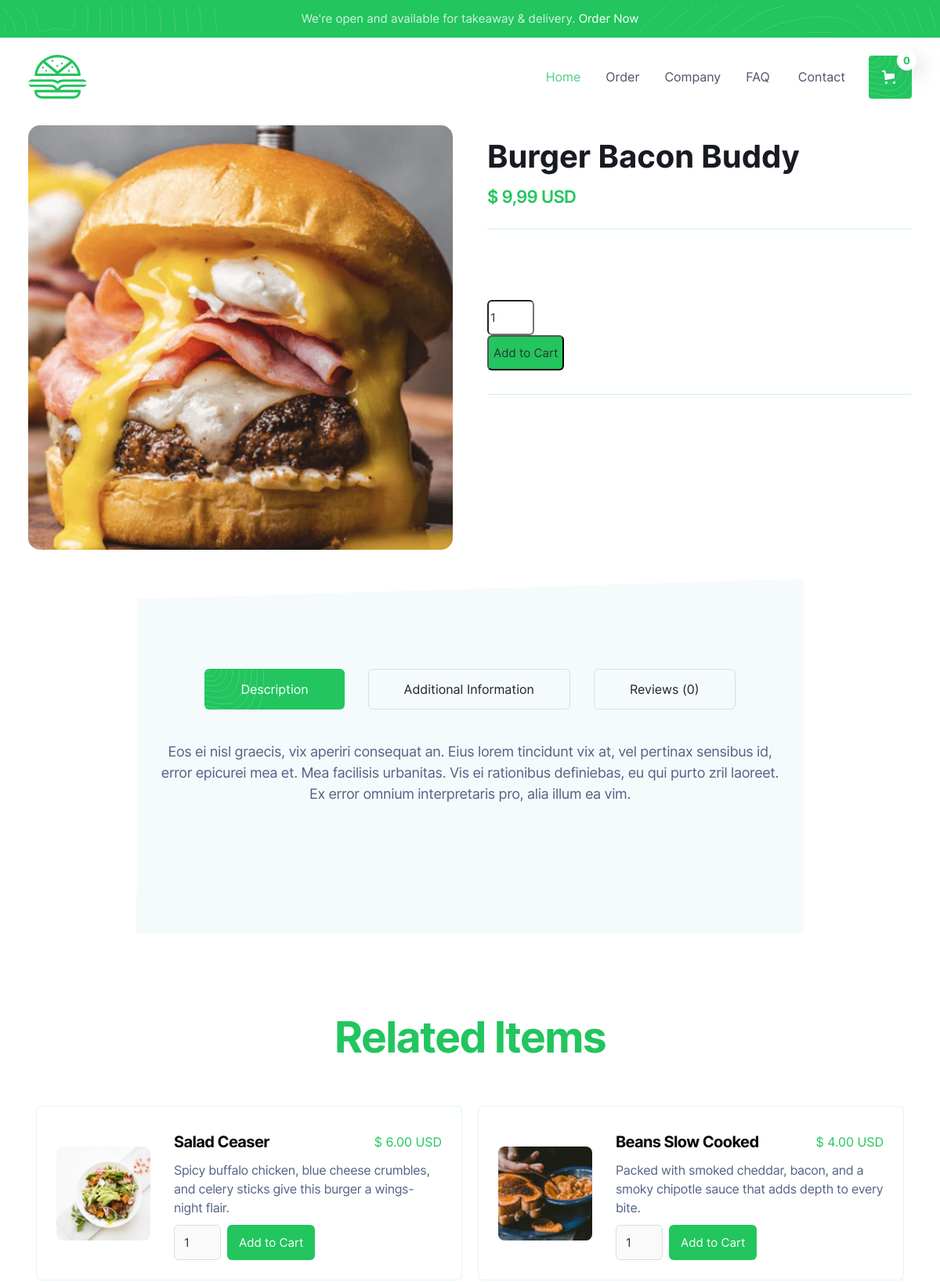
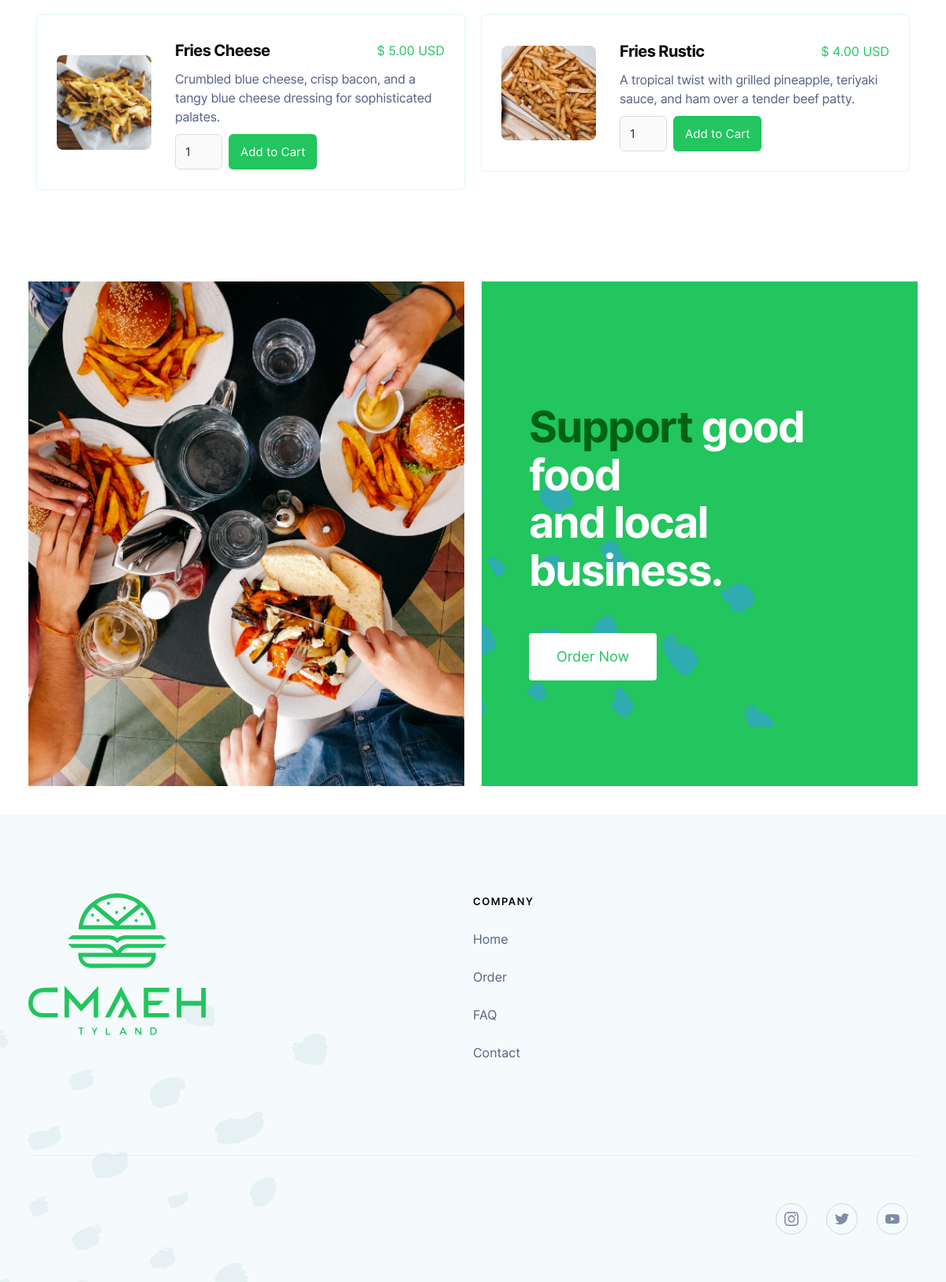
/product/burger-bacon-buddy, run on the app's committed database (2 pictures, top to bottom).
### core/models.py (models this page shows, shortened)
class Product(models.Model):
  BURGER = 'burgers'
  SIDE = 'sides'
  DRINK = 'drinks'
  CATEGORY_CHOICES = [
    (BURGER, 'Burgers'),
    (SIDE, 'Sides'),
    (DRINK, 'Drinks'),
  ]
  title = models.CharField(max_length=100)
  subtitle = models.CharField(max_length=200,  blank=True)
  price = models.DecimalField(max_digits=10, decimal_places=2)
  description = models.TextField()
  is_featured = models.BooleanField(default=False)
  slug = AutoSlugField(populate_from='title', unique=True, blank=True)
  image = models.ImageField(null=True)
  category = models.CharField(null=True,max_length=100, choices=CATEGORY_CHOICES)
  additional_info = models.TextField(blank=True)
  created_at = models.DateTimeField(auto_now_add=True)
  updated_at = models.DateTimeField(auto_now=True)

### core/views.py (the view)
# urls.py: path('product/<slug:slug>', views.ProductView.as_view(), name='product_details'),
class ProductView(DetailView):
    model = Product
    context_object_name = 'product'
    template_name = "core/product.html"
    def get_context_data(self, **kwargs):
        context = super().get_context_data(**kwargs)
        return context

### core/templates/core/product.html (shortened to what this page needs)
{% extends 'core/base.html' %} {% load static %}  {% block content %}
<div class="content-section-short reduce-m">
    <div class="container">
        <div class="w-layout-grid product-grid">
            <div class="product-image-wrapper">
                <img data-wf-sku-bindings="%5B%7B%22from%22%3A%22f_main_image_4dr%22%2C%22to%22%3A%22src%22%7D%5D" src="{% static 'media/' %}{{product.image}}" alt="Beans Slow Cooked" class="product-image" />
            </div>
            <div class="product-content">
                <h3>{{product.title}}</h3>
                <div data-wf-sku-bindings="%5B%7B%22from%22%3A%22f_price_%22%2C%22to%22%3A%22innerHTML%22%7D%5D" class="price-text">$ {{product.price}} USD</div>
                <div class="plain-line"></div>
                <div class="full-details w-richtext">
                </div>
                <div>
                    <form method="post" action="/add_to_cart/{{ product.id }}/">
                        <input type="number" pattern="^[0-9]+$" inputMode="numeric" id="quantity-{{ product.id }}" name="quantity" min="1" class="quantity" value="1">
                        <input type="submit" class="order-button" value="Add to Cart">
                    </form>
                </div>
                <div class="plain-line"></div>
            </div>
        </div>
    </div>
</div>
<div class="content-section-bg">
    <div class="container-tight">
        <div data-duration-in="300" data-duration-out="100" data-current="Tab 1" data-easing="ease" class="w-tabs">
            <div class="tab-menu w-tab-menu">
                <a data-w-tab="Tab 1" class="tab-link-round w-inline-block w-tab-link w--current">
                    <div>Description</div>
                </a>
                <a data-w-tab="Tab 2" class="tab-link-round w-inline-block w-tab-link">
                    <div>Additional Information</div>
                </a>
                <a data-w-tab="Tab 3" class="tab-link-round w-inline-block w-tab-link">
                    <div>Reviews (0)</div>
                </a>
            </div>
            <div class="w-tab-content">
                <div data-w-tab="Tab 1" class="w-tab-pane w--tab-active">
                    <div class="additional-details w-richtext">
                        <p>{{product.description}}</p>
                    </div>
                </div>
            </div>
        </div>
    </div>
</div>
<div class="content-section-short">
    <div class="container">
        <div class="title-wrap-centre">
            <h2>Related Items</h2>
        </div>
        <div class="w-dyn-list">
            <div role="list" class="w-dyn-items w-row">
                <div role="listitem" class="menu-item w-dyn-item w-col w-col-6">
                    <div class="food-card">
                        <a href="/product/salad-ceaser" class="food-image-square w-inline-block"><img alt="" data-wf-sku-bindings="%5B%7B%22from%22%3A%22f_main_image_4dr%22%2C%22to%22%3A%22src%22%7D%5D" src="../images/side-2006.png" class="food-image" /></a>
                        <div class="food-card-content">
                            <a href="/product/salad-ceaser" class="food-title-wrap w-inline-block">
                                <h6>Salad Ceaser</h6>
                                <div data-wf-sku-bindings="%5B%7B%22from%22%3A%22f_price_%22%2C%22to%22%3A%22innerHTML%22%7D%5D" class="price">$ 6.00 USD</div>
                            </a>
                            <p class="paragraph">Spicy buffalo chicken, blue cheese crumbles, and celery sticks give this burger a wings-night flair.</p>
                            <div class="add-to-cart">
                                <form data-node-type="commerce-add-to-cart-form" data-commerce-sku-id="661ec1154c61f3baf573e318" data-loading-text="Adding to cart..." data-commerce-product-id="661ec1154c61f3baf573e2cb" class="w-commerce-commerceaddtocartform default-state"><input type="number" pattern="^[0-9]+$" inputMode="numeric" id="quantity-77d000eb734842aa4cf87b0bb03800c1" name="commerce-add-to-cart-quantity-input" min="1" class="w-commerce-commerceaddtocartquantityinput quantity" value="1"
                                    /><input type="submit" data-node-type="commerce-add-to-cart-button" data-loading-text="Adding to cart..." aria-busy="false" aria-haspopup="dialog" class="w-commerce-commerceaddtocartbutton order-button" value="Add to Cart"
                                    /></form>
                            </div>
                        </div>
                    </div>
                </div>
                <div role="listitem" class="menu-item w-dyn-item w-col w-col-6">
                    <div class="food-card">
                        <a href="/product/beans-slow-cooked" aria-current="page" class="food-image-square w-inline-block w--current"><img alt="" data-wf-sku-bindings="%5B%7B%22from%22%3A%22f_main_image_4dr%22%2C%22to%22%3A%22src%22%7D%5D" src="../images/side-2005.png" class="food-image" /></a>
                        <div class="food-card-content">
                            <a href="/product/beans-slow-cooked" aria-current="page" class="food-title-wrap w-inline-block w--current">
                                <h6>Beans Slow Cooked</h6>
                                <div data-wf-sku-bindings="%5B%7B%22from%22%3A%22f_price_%22%2C%22to%22%3A%22innerHTML%22%7D%5D" class="price">$ 4.00 USD</div>
                            </a>
                            <p class="paragraph">Packed with smoked cheddar, bacon, and a smoky chipotle sauce that adds depth to every bite.</p>
                            <div class="add-to-cart">
                                <form data-node-type="commerce-add-to-cart-form" data-commerce-sku-id="661ec1154c61f3baf573e315" data-loading-text="Adding to cart..." data-commerce-product-id="661ec1154c61f3baf573e2ca" class="w-commerce-commerceaddtocartform default-state"><input type="number" pattern="^[0-9]+$" inputMode="numeric" id="quantity-77d000eb734842aa4cf87b0bb03800c1" name="commerce-add-to-cart-quantity-input" min="1" class="w-commerce-commerceaddtocartquantityinput quantity" value="1"
                                    /><input type="submit" data-node-type="commerce-add-to-cart-button" data-loading-text="Adding to cart..." aria-busy="false" aria-haspopup="dialog" class="w-commerce-commerceaddtocartbutton order-button" value="Add to Cart"
                                    /></form>
                            </div>
                        </div>
                    </div>
                </div>
                <div role="listitem" class="menu-item w-dyn-item w-col w-col-6">
                    <div class="food-card">
                        <a href="/product/fries-cheese" class="food-image-square w-inline-block"><img alt="" data-wf-sku-bindings="%5B%7B%22from%22%3A%22f_main_image_4dr%22%2C%22to%22%3A%22src%22%7D%5D" src="../images/side-2002.png" class="food-image" /></a>
                        <div class="food-card-content">
                            <a href="/product/fries-cheese" class="food-title-wrap w-inline-block">
                                <h6>Fries Cheese</h6>
                                <div data-wf-sku-bindings="%5B%7B%22from%22%3A%22f_price_%22%2C%22to%22%3A%22innerHTML%22%7D%5D" class="price">$ 5.00 USD</div>
                            </a>
                            <p class="paragraph">Crumbled blue cheese, crisp bacon, and a tangy blue cheese dressing for sophisticated palates.</p>
                            <div class="add-to-cart">
                                <form data-node-type="commerce-add-to-cart-form" data-commerce-sku-id="661ec1154c61f3baf573e313" data-loading-text="Adding to cart..." data-commerce-product-id="661ec1154c61f3baf573e2cd" class="w-commerce-commerceaddtocartform default-state"><input type="number" pattern="^[0-9]+$" inputMode="numeric" id="quantity-77d000eb734842aa4cf87b0bb03800c1" name="commerce-add-to-cart-quantity-input" min="1" class="w-commerce-commerceaddtocartquantityinput quantity" value="1"
                                    /><input type="submit" data-node-type="commerce-add-to-cart-button" data-loading-text="Adding to cart..." aria-busy="false" aria-haspopup="dialog" class="w-commerce-commerceaddtocartbutton order-button" value="Add to Cart"
                                    /></form>
                            </div>
                        </div>
                    </div>
                </div>
                <div role="listitem" class="menu-item w-dyn-item w-col w-col-6">
                    <div class="food-card">
                        <a href="/product/fries-rustic" class="food-image-square w-inline-block"><img alt="" data-wf-sku-bindings="%5B%7B%22from%22%3A%22f_main_image_4dr%22%2C%22to%22%3A%22src%22%7D%5D" src="../images/side-2003.png" class="food-image" /></a>
                        <div class="food-card-content">
                            <a href="/product/fries-rustic" class="food-title-wrap w-inline-block">
                                <h6>Fries Rustic</h6>
                                <div data-wf-sku-bindings="%5B%7B%22from%22%3A%22f_price_%22%2C%22to%22%3A%22innerHTML%22%7D%5D" class="price">$ 4.00 USD</div>
                            </a>
                            <p class="paragraph">A tropical twist with grilled pineapple, teriyaki sauce, and ham over a tender beef patty.
                            </p>
                            <div class="add-to-cart">
                                <form data-node-type="commerce-add-to-cart-form" data-commerce-sku-id="661ec1154c61f3baf573e31c" data-loading-text="Adding to cart..." data-commerce-product-id="661ec1154c61f3baf573e2c4" class="w-commerce-commerceaddtocartform default-state"><input type="number" pattern="^[0-9]+$" inputMode="numeric" id="quantity-77d000eb734842aa4cf87b0bb03800c1" name="commerce-add-to-cart-quantity-input" min="1" class="w-commerce-commerceaddtocartquantityinput quantity" value="1"
                                    /><input type="submit" data-node-type="commerce-add-to-cart-button" data-loading-text="Adding to cart..." aria-busy="false" aria-haspopup="dialog" class="w-commerce-commerceaddtocartbutton order-button" value="Add to Cart"
                                    /></form>
                            </div>
                        </div>
                    </div>
                </div>
            </div>
        </div>
    </div>
</div>
<div class="cta-section">
    <div class="w-layout-grid cta-grid">
        <div class="cta-image"></div>
        <div class="cta-content">
            <h1 class="cta-heading"><span class="dark-span">Support</span> good food<br />and local business.</h1><a href="/order" class="button-white button-space w-button">Order Now</a>
        </div>
    </div>
</div>
{% endblock %}

### core/templates/core/base.html (style rules this page uses)
body { -webkit-font-smoothing: antialiased; -moz-osx-font-smoothing: grayscale; }
.reduce-m { padding: 12px 3%; }

### data on the page
Product: image (picture), title "Burger Bacon Buddy", price "9,99", description "Eos ei nisl graecis, vix aperiri consequat an. Eius lorem tincidunt vix at, vel pertinax sensibus id, error epicurei mea et. Mea facilisis urbanitas. Vis ei rationibus definiebas, eu qui purto zril laoreet. Ex error omnium interpretaris pro, alia illum ea vim."

### other printed values
{{ request.cart_data.total_quantity }} "0"
